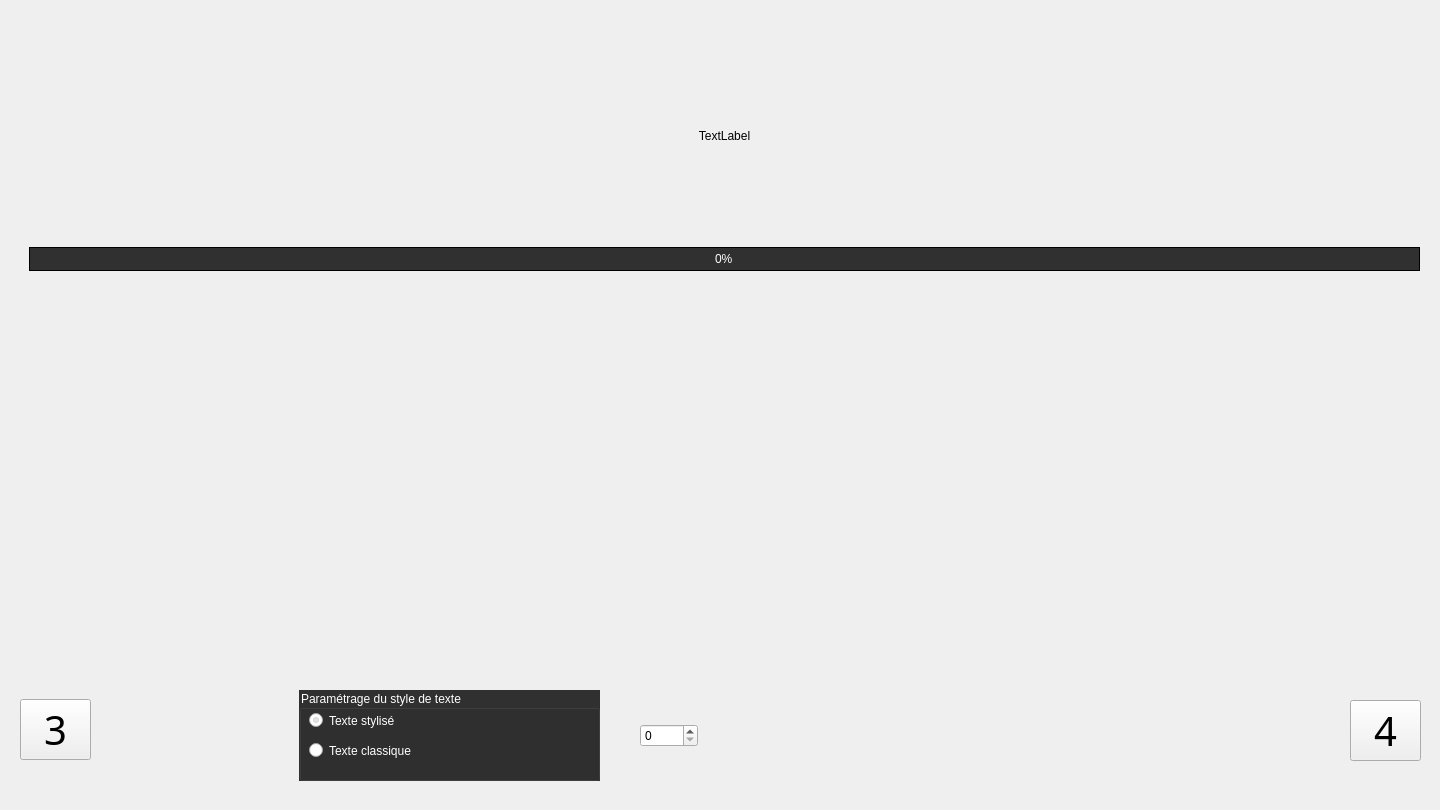
<?xml version="1.0" encoding="UTF-8"?>
<ui version="4.0">
 <class>Story</class>
 <widget class="QMainWindow" name="Story">
  <property name="geometry">
   <rect>
    <x>0</x>
    <y>0</y>
    <width>1440</width>
    <height>810</height>
   </rect>
  </property>
  <property name="minimumSize">
   <size>
    <width>1440</width>
    <height>810</height>
   </size>
  </property>
  <property name="maximumSize">
   <size>
    <width>1440</width>
    <height>810</height>
   </size>
  </property>
  <property name="windowTitle">
   <string>Histoire</string>
  </property>
  <property name="windowIcon">
   <iconset resource="res.qrc">
    <normaloff>:/images/Images/SahriColor.ico</normaloff>:/images/Images/SahriColor.ico</iconset>
  </property>
  <property name="styleSheet">
   <string notr="true"/>
  </property>
  <widget class="QWidget" name="storyBackground">
   <widget class="QPushButton" name="pushButton">
    <property name="geometry">
     <rect>
      <x>20</x>
      <y>699</y>
      <width>71</width>
      <height>61</height>
     </rect>
    </property>
    <property name="font">
     <font>
      <family>Webdings</family>
      <pointsize>30</pointsize>
     </font>
    </property>
    <property name="cursor">
     <cursorShape>PointingHandCursor</cursorShape>
    </property>
    <property name="text">
     <string>3</string>
    </property>
   </widget>
   <widget class="QPushButton" name="pushButton_2">
    <property name="geometry">
     <rect>
      <x>1350</x>
      <y>700</y>
      <width>71</width>
      <height>61</height>
     </rect>
    </property>
    <property name="font">
     <font>
      <family>Webdings</family>
      <pointsize>30</pointsize>
     </font>
    </property>
    <property name="cursor">
     <cursorShape>PointingHandCursor</cursorShape>
    </property>
    <property name="text">
     <string>4</string>
    </property>
   </widget>
   <widget class="QWidget" name="verticalLayoutWidget">
    <property name="geometry">
     <rect>
      <x>29</x>
      <y>30</y>
      <width>1391</width>
      <height>241</height>
     </rect>
    </property>
    <layout class="QVBoxLayout" name="verticalLayout_2">
     <item>
      <widget class="QLabel" name="storyLabel">
       <property name="text">
        <string>TextLabel</string>
       </property>
       <property name="alignment">
        <set>Qt::AlignCenter</set>
       </property>
       <property name="wordWrap">
        <bool>true</bool>
       </property>
      </widget>
     </item>
     <item>
      <widget class="QProgressBar" name="progressBar">
       <property name="styleSheet">
        <string notr="true">QProgressBar:horizontal {
text-align:center;
color: white;
border: 1px solid black;
background: rgba(0,0,0,0.8);
}
QProgressBar::chunk:horizontal {
background: blue;
color:white;
}
QProgressBar{
	color:white;
}</string>
       </property>
       <property name="value">
        <number>0</number>
       </property>
      </widget>
     </item>
    </layout>
   </widget>
   <widget class="QWidget" name="horizontalLayoutWidget">
    <property name="geometry">
     <rect>
      <x>640</x>
      <y>690</y>
      <width>121</width>
      <height>91</height>
     </rect>
    </property>
    <layout class="QHBoxLayout" name="horizontalLayout">
     <item>
      <widget class="QSpinBox" name="spinPage"/>
     </item>
     <item>
      <widget class="QLabel" name="labelNbPage">
       <property name="font">
        <font>
         <family>Arial</family>
         <pointsize>19</pointsize>
        </font>
       </property>
       <property name="text">
        <string/>
       </property>
      </widget>
     </item>
    </layout>
   </widget>
   <widget class="QWidget" name="horizontalLayoutWidget_2">
    <property name="geometry">
     <rect>
      <x>299</x>
      <y>690</y>
      <width>301</width>
      <height>91</height>
     </rect>
    </property>
    <layout class="QHBoxLayout" name="horizontalLayout_2">
     <item>
      <widget class="QGroupBox" name="groupBox">
       <property name="styleSheet">
        <string notr="true">QGroupBox{
	color: white;
	background: rgba(0,0,0,0.8);
}

QPushButton{
	color:white;
}</string>
       </property>
       <property name="title">
        <string>Paramétrage du style de texte</string>
       </property>
       <widget class="QRadioButton" name="radioButton">
        <property name="geometry">
         <rect>
          <x>10</x>
          <y>20</y>
          <width>271</width>
          <height>21</height>
         </rect>
        </property>
        <property name="cursor">
         <cursorShape>PointingHandCursor</cursorShape>
        </property>
        <property name="styleSheet">
         <string notr="true">color:white;
</string>
        </property>
        <property name="text">
         <string>Texte stylisé</string>
        </property>
        <property name="checked">
         <bool>true</bool>
        </property>
       </widget>
       <widget class="QRadioButton" name="radioButton_2">
        <property name="geometry">
         <rect>
          <x>10</x>
          <y>45</y>
          <width>271</width>
          <height>31</height>
         </rect>
        </property>
        <property name="cursor">
         <cursorShape>PointingHandCursor</cursorShape>
        </property>
        <property name="styleSheet">
         <string notr="true">color: white;</string>
        </property>
        <property name="text">
         <string>Texte classique</string>
        </property>
       </widget>
      </widget>
     </item>
    </layout>
   </widget>
  </widget>
 </widget>
 <resources>
  <include location="res.qrc"/>
 </resources>
 <connections/>
</ui>
